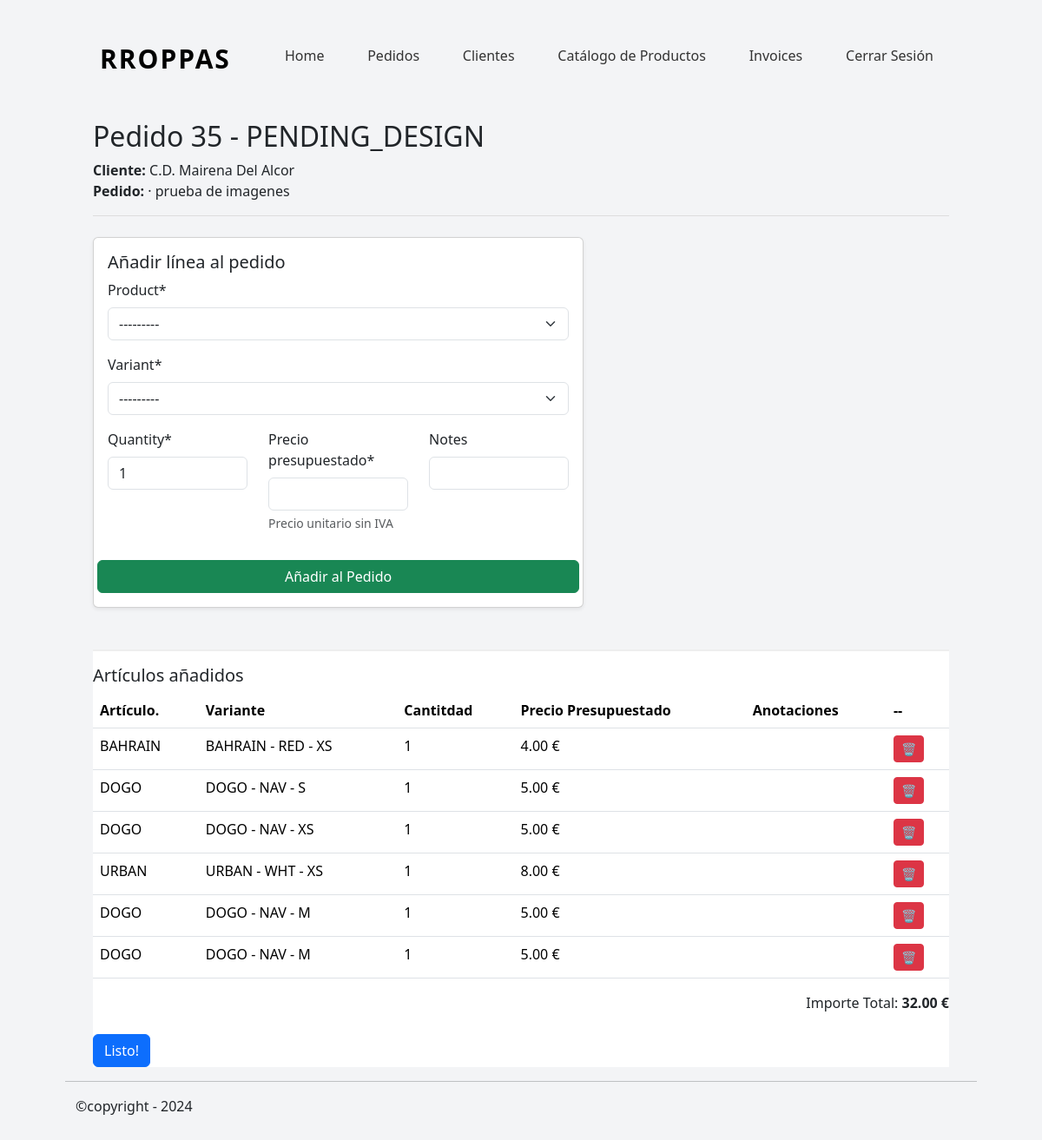
Screenshot of /orders//draft/35 (signed in) with the database file from the repository.
### orders/models.py (models this page shows, shortened)
class Order(models.Model):
    class OrderStatus(models.TextChoices):
        RECEIVED = "RECEIVED", "Recibido"
        PENDING_DESIGN = "PENDING_DESIGN", "Pendiente de diseño"
        DESIGN_READY = "DESIGN_READY", "Diseño confirmado"
        IN_PRODUCTION = "IN_PRODUCTION", "En producción"
        COMPLETED = "COMPLETED", "Completado"
        DELIVERED = "DELIVERED", "Entregado"
        CANCELLED = "CANCELLED", "Cancelado"
    class OrderType(models.TextChoices):
        LARGE = 'LARGE', 'Encargo Importante'
        SMALL = 'SMALL', 'Encargo de Mostrador'
    client = models.ForeignKey(
        Client,
        on_delete=models.PROTECT,
        related_name='orders',
    )
    title = models.CharField(
        max_length=50,
        help_text='Descripcion corta del Pedido',
        verbose_name='Nombre del encargo',
    )
    status = models.CharField(
        verbose_name='Estado',
        choices=OrderStatus,
        default=OrderStatus.PENDING_DESIGN,
    )
    order_type =models.CharField(
        verbose_name='Tipo de pedido',
        choices=OrderType,
    )
    notes = models.TextField(blank=True, null=True)
    delivery_date = models.DateField(blank=True, null=True)
    created_at = models.DateTimeField(auto_now_add=True)
    updated_at = models.DateTimeField(auto_now=True)
    sent_at = models.DateField(blank=True, null=True)
    def total_price(self):
        return sum(
            item.unit_price * item.quantity
            for item in self.items.all()
        )

class OrderItem(models.Model):
    order = models.ForeignKey(
        Order,
        on_delete=models.CASCADE,
        related_name='items',
    )
    product = models.ForeignKey(
        Product,
        on_delete=models.PROTECT,
    )
    variant = models.ForeignKey(
        ProductVariant,
        on_delete=models.PROTECT,
    )
    quantity = models.PositiveIntegerField(
        default=1,
    )
    unit_price = models.DecimalField(
        max_digits=10,
        decimal_places=2,
        help_text="Precio unitario sin IVA",
        verbose_name='Precio presupuestado',
    )
    notes = models.CharField(
        max_length=255,
        blank=True,
    )

### clients/models.py (models this page shows, shortened)
class Client(models.Model):
    TIPOS_CLIENTE = [
        ("club deportivo", "Club deportivo"),
        ("colegio", "Colegio"),
        ("ayuntamiento", "Ayuntamiento"),
        ("universidad", "Universidad"),
        ("empresa", "Empresa"),
        ("particular", "Particular"),
    ]
    name = models.CharField(
        verbose_name='Nombre',
        max_length=255,
    )
    tipo = models.CharField(
        verbose_name='Tipo de Cliente',
        choices=TIPOS_CLIENTE
    )
    cif_nif = models.CharField(
        verbose_name='CIF/NIF',
        max_length=20,
        blank=True,
        null=True,
    )
    t_number = models.CharField(
        verbose_name='Nº teléfono',
        max_length=30,
        null=True,
        blank=True
    )
    email= models.EmailField(
        blank=True,
    )
    direccion=models.TextField(
        verbose_name='Direccion',
        max_length=100,
        blank=True,
        null=True,
    )
    other=models.TextField(
        verbose_name='Otra información',
        blank=True,
        null=True,
    )
    created_at=models.DateTimeField(
        verbose_name='Fecha de Creación',
        default=timezone.now,
        )

### products/models.py (models this page shows, shortened)
class Product(models.Model):
    class PrintType(models.TextChoices):
        DTF = "DTF", "DTF"
        NONE = "NONE", "Sin personalización"
    class ClotheType(models.TextChoices):
        TSHIRT = "TSHIRT", "Camiseta"
        HOODIE = "HOODIE", "Sudadera"
        PANTS = "PANTS", "Pantalón"
        OTHER = "OTHER", "Otros"
    model = models.CharField(
        verbose_name= 'Modelo del Producto',
        max_length=100,
        unique=True
    )
    sku = models.CharField(
        max_length=50,
        blank=True,
        help_text="Referencia interna (opcional)",
    )
    allowed_print = models.CharField(
        max_length=10,
        choices=PrintType.choices,
        default=PrintType.DTF
    )
    type = models.CharField(
        max_length=20,
        choices=ClotheType.choices,
    )
    image = models.ImageField(
        upload_to='products/products_files',
        blank=True,
        null=True,
    )
    model_url = models.URLField(
        blank=True,
        null= True,
    )
    cost_price = models.DecimalField(
        max_digits=10,
        decimal_places=2,
        blank=True,
        null=True,
    )
    created_at = models.DateTimeField(auto_now_add=True)
    updated_at = models.DateTimeField(auto_now=True)
    class Meta:
        ordering = ["model"]
        verbose_name = "Producto"
        verbose_name_plural = "Productos"
    def __str__(self):
        parts = [self.type]
        parts.append(self.model)
        return " - ".join(parts)

class ProductVariant(models.Model):
    product = models.ForeignKey(
        Product,
        on_delete=models.CASCADE,
        related_name='variants'
    )
    color = models.CharField(
        max_length=60,
    )
    size = models.CharField(
        max_length=30,
    )
    sku = models.CharField(
        max_length=50,
        blank=True,
        help_text="Referencia interna (opcional)",
    )
    stock = models.IntegerField(default=0, help_text="Stock opcional por variante")
    class Meta:
        unique_together = ("product", "color", "size")
        ordering = ["product", "color", "size"]
        verbose_name = "Variante de Producto"
        verbose_name_plural = "Variantes de Producto"
    def __str__(self):
        parts = [self.product.model]
        if self.color:
            parts.append(self.color)
        if self.size:
            parts.append(self.size)
        return " - ".join(parts)

### orders/views.py (the view, shortened to what this page needs)
# urls.py: path('/draft/<pk>', OrderDraftView.as_view(), name='order_draft'),
@method_decorator(login_required, name='dispatch')
class OrderDraftView(View):
    def get(self, request, pk):
        order = get_object_or_404(Order, pk=pk)
        form = OrderItemForm
        return render(request, "orders/order_draft.html", {
            "order": order,
            "items": order.items.all(),
            "form": OrderItemForm(),
        })

### mini_erp/forms.py
class OrderItemForm(forms.ModelForm):
    class Meta:
        model = OrderItem
        fields = [
            'product',
            'variant',
            'quantity',
            'unit_price',
            'notes',
        ]

### mini_erp/templates/orders/order_draft.html (shortened to what this page needs)
{% extends "general/layout.html" %}
{% load crispy_forms_tags %}
{% block contenido %}
<div class="container mt-4">
    <div class="invoice-header">
        <h2>Pedido {{ order.pk}} - {{ order.status}} </h2>
        <p>
            <strong>Cliente:</strong> {{ order.client.name }}<br>
            <strong>Pedido:</strong> · {{ order.title }}
        </p>
    </div>
    <div class="row">
        <div class="col-md-7">
            <div class="card shadow-sm">
                <div class="card-body">
                    <form action="" method='post'>
                        <h5>Añadir línea al pedido</h5>
                        <div class="mb-3">
                            {{ form.product|as_crispy_field }}
                        </div>
                        <div class="mb-3">
                            {{ form.variant|as_crispy_field}}
                        </div>
                        <div class="row">
                            <div class="col">
                                {{ form.quantity|as_crispy_field }}
                            </div>
                            <div class="col">
                                {{ form.unit_price|as_crispy_field }}
                            </div>
                            <div class="col">
                                {{ form.notes|as_crispy_field }}
                            </div>
                            <button class="btn btn-success mt-3">
                            Añadir al Pedido
                            </button>
                        </div>
                    </form>
                </div>
            </div>
        </div>
    </div>
    <div class="invoice-summary mt-5">
        <h5>Artículos añadidos</h5>
        <table class="table">
            <thead>
                <tr>
                    <th>Artículo.</th>
                    <th>Variante</th>
                    <th>Cantitdad</th>
                    <th>Precio Presupuestado</th>
                    <th>Anotaciones</th>
                    <th>--</th>
                </tr>
            </thead>
             <tbody>
                {% for item in items %}
                <tr>
                    <td>{{ item.product.model }}</td>
                    <td>{{ item.variant }}</td>
                    <td>{{ item.quantity }}</td>
                    <td>{{ item.unit_price }} €</td>
                    <td>{{ item.notes }} </td>
                    <td>
                        <form method="post" style="display:inline;">
                            <button class="btn btn-danger btn-sm">
                                🗑
                            </button>
                        </form>
                    </td>
                </tr>
                {% endfor %}
            </tbody>
        </table>
        <div class="totals text-end">
            <p class="text-end">Importe Total: <strong class="text-end">{{order.total_price}} €</strong></p>
        </div>
        <div class="mt-4">
            {% if items %}
                <p><a class="btn btn-primary" href="{% url 'orders:order_detail' order.pk %}">Listo!</a></p>
            {% else %}
                <p><a class="btn btn-secondary" href="{% url 'orders:orders' %}">Volver atrás</a></p>
            {% endif %}
        </div>
</div>
{% endblock %}

### mini_erp/static/orders/css/orders.css (style rules this page uses)
* { box-sizing: border-box; }
body { padding: 30px; margin:auto 45px }
body { background-color: #f3f4f6; }
.invoice-header { border-bottom: 1px solid #ddd; margin-bottom: 1.5rem; }
.invoice-summary { background: #fff; border-top: 2px solid #eee; padding-top: 1rem; }

### rows the page displays
Order: pk "35", status "PENDING_DESIGN", client.name "C.D. Mairena Del Alcor", title "prueba de imagenes", total_price "32.00"
OrderItem: product.model "BAHRAIN", variant "BAHRAIN - RED - XS", quantity "1", unit_price "4.00"
OrderItem: product.model "DOGO", variant "DOGO - NAV - S", quantity "1", unit_price "5.00"
OrderItem: product.model "DOGO", variant "DOGO - NAV - XS", quantity "1", unit_price "5.00"
OrderItem: product.model "URBAN", variant "URBAN - WHT - XS", quantity "1", unit_price "8.00"
OrderItem: product.model "DOGO", variant "DOGO - NAV - M", quantity "1", unit_price "5.00"
OrderItem: product.model "DOGO", variant "DOGO - NAV - M", quantity "1", unit_price "5.00"
